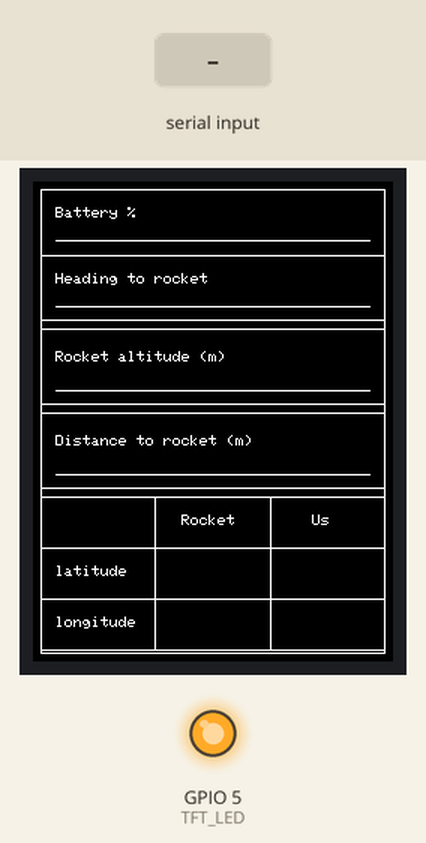
Simulated run of this sketch. Board: ESP32. Parts: 240×320 colour display, output pins drawn as LEDs (lit = HIGH). Inputs (shaded band) come from the test bench. What the sketch prints to the serial monitor is not drawn.

Above: at 2.5 s.
2.6 s: "battery:1\n" received over Serial
4.1 s: "rocketaltitude:1\n" received over Serial
5.6 s: "headingtorocket:1\n" received over Serial
At 6.3 s:
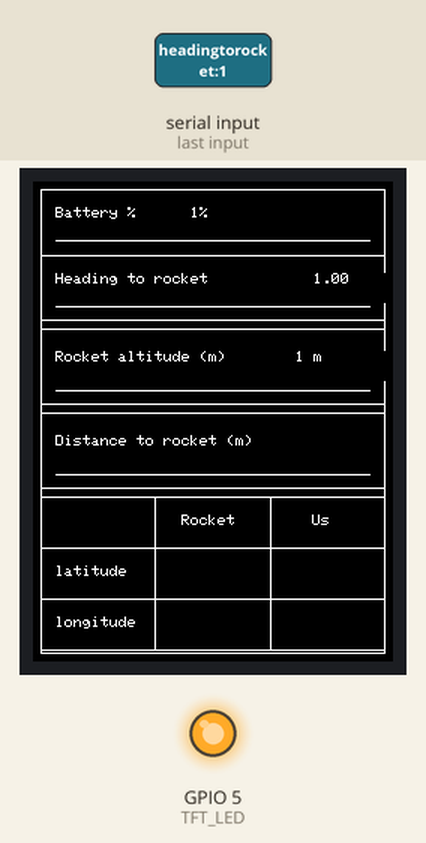
7.1 s: "distancetorocket:1\n" received over Serial
8.6 s: "rocketlatitude:1\n" received over Serial
At 10.0 s:
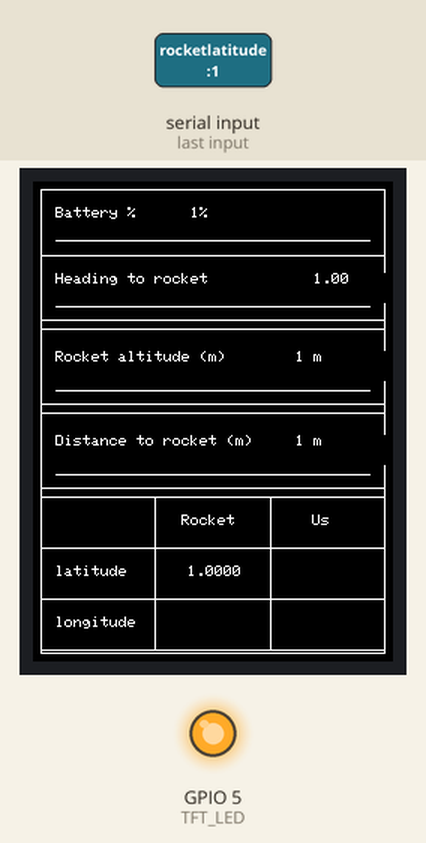
Timing chart, 0 to 11.1 s (numbered marks = the images above; inputs shaded):
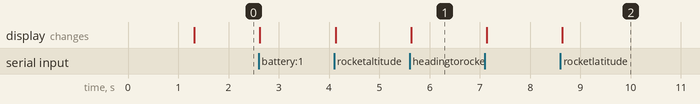

The sketch:

New_code_for_ILI9341_and_esp.ino
```cpp
#include <Arduino.h>
#include <string.h>
#include <SPI.h>
#include <Adafruit_GFX.h>
#include <Adafruit_ILI9341.h>

// Pins for ESP-WROOM with Adafruit ILI9341 display
#define TFT_MISO 19
#define TFT_LED 5
#define TFT_SCK 18
#define TFT_MOSI 23
#define TFT_DC 2
#define TFT_RESET 4
#define TFT_CS 15

// Initialize display with ESP-WROOM pins
Adafruit_ILI9341 tft = Adafruit_ILI9341(TFT_CS, TFT_DC, TFT_MOSI, TFT_SCK, TFT_RESET, TFT_MISO);

// Check if the board has a single or dual core
#if CONFIG_FREERTOS_UNICORE
static const BaseType_t app_cpu = 0;
#else
static const BaseType_t app_cpu = 1;
#endif

// Define message types for the unified queue
#define MSG_BATTERY 1
#define MSG_HEADING 2
#define MSG_ALTITUDE 3
#define MSG_DISTANCE 4
#define MSG_ROCKET_LAT 5
#define MSG_ROCKET_LONG 6
#define MSG_US_LAT 7
#define MSG_US_LONG 8

// Define a unified message structure
typedef struct {
  uint8_t msgType;      // Type of message
  union {
    int intValue;       // For battery, altitude, distance
    float floatValue;   // For heading, latitude, longitude
  };
} Message_t;

// Single queue handle
QueueHandle_t dataQueue;

// Constants for drawing
#define BACKGROUND_COLOR ILI9341_BLACK
#define TEXT_COLOR ILI9341_WHITE
#define LINE_COLOR ILI9341_WHITE

// Global variables for layout
int screenWidth, screenHeight;
int marginX = 5, marginY = 5;
int formWidth, formHeight;
int sectionSpacing = 5;
int totalSections = 4;
int totalSpacing;
int headerHeight, fieldHeight, tableHeight;

// Current values for display (to avoid redrawing unchanged values)
int currentBattery = 0;
float currentHeading = 0.0;
int currentAltitude = 0;
int currentDistance = 0;
float currentRocketLat = 0.0;
float currentRocketLong = 0.0;
float currentUsLat = 0.0;
float currentUsLong = 0.0;

// Function to normalize input (remove spaces and make lowercase)
String normalizeInput(String input) {
  input.trim();              // Remove leading/trailing spaces
  input.toLowerCase();       // Convert to lowercase
  input.replace(" ", "");    // Remove all spaces
  return input;
}

// Forward declarations of LCD drawing functions
void drawRocketTrackingForm();
void updateBatteryPercentage(int percentage);
void updateHeading(float heading);
void updateAltitude(int altitude);
void updateDistance(int distance);
void updateRocketLatitude(float latitude);
void updateRocketLongitude(float longitude);
void updateUsLatitude(float latitude);
void updateUsLongitude(float longitude);

// Function to read serial input and parse values
void readSerialInput() {
  if (Serial.available()) {
    String input = Serial.readStringUntil('\n'); // Read input line
    input.trim();                                // Remove spaces

    // Extract the keyword part and normalize it
    int colonIndex = input.indexOf(':');
    if (colonIndex == -1) return;               // Ignore if no colon is found

    String keyPart = input.substring(0, colonIndex);
    keyPart = normalizeInput(keyPart);          // Normalize keyword

    String numStr = input.substring(colonIndex + 1);
    numStr.trim(); // Remove spaces

    // Create a message to send to the queue
    Message_t msg;

    // Parse the value based on the key
    if (keyPart == "battery") {
      msg.msgType = MSG_BATTERY;
      msg.intValue = numStr.toInt();
      xQueueSend(dataQueue, &msg, portMAX_DELAY);
    }
    else if (keyPart == "headingtorocket") {
      msg.msgType = MSG_HEADING;
      msg.floatValue = numStr.toFloat();
      xQueueSend(dataQueue, &msg, portMAX_DELAY);
    }
    else if (keyPart == "rocketaltitude") {
      msg.msgType = MSG_ALTITUDE;
      msg.intValue = numStr.toInt();
      xQueueSend(dataQueue, &msg, portMAX_DELAY);
    }
    else if (keyPart == "distancetorocket") {
      msg.msgType = MSG_DISTANCE;
      msg.intValue = numStr.toInt();
      xQueueSend(dataQueue, &msg, portMAX_DELAY);
    }
    else if (keyPart == "rocketlatitude") {
      msg.msgType = MSG_ROCKET_LAT;
      msg.floatValue = numStr.toFloat();
      xQueueSend(dataQueue, &msg, portMAX_DELAY);
    }
    else if (keyPart == "rocketlongitude") {
      msg.msgType = MSG_ROCKET_LONG;
      msg.floatValue = numStr.toFloat();
      xQueueSend(dataQueue, &msg, portMAX_DELAY);
    }
    else if (keyPart == "uslatitude") {
      msg.msgType = MSG_US_LAT;
      msg.floatValue = numStr.toFloat();
      xQueueSend(dataQueue, &msg, portMAX_DELAY);
    }
    else if (keyPart == "uslongitude") {
      msg.msgType = MSG_US_LONG;
      msg.floatValue = numStr.toFloat();
      xQueueSend(dataQueue, &msg, portMAX_DELAY);
    }
  }
}

// Task to read serial input
void serialInputTask(void* parameters) {
  while (1) {
    readSerialInput();
    vTaskDelay(50 / portTICK_PERIOD_MS); // Reduced delay for faster response
  }
}

// Task to process messages and update display
void processDataTask(void* parameters) {
  Message_t msg;

  while (1) {
    if (xQueueReceive(dataQueue, &msg, portMAX_DELAY) == pdTRUE) {
      // Process the message based on its type
      switch (msg.msgType) {
      case MSG_BATTERY:
        if (currentBattery != msg.intValue) {
          currentBattery = msg.intValue;
          updateBatteryPercentage(msg.intValue);
          Serial.print("Battery: ");
          Serial.print(msg.intValue);
          Serial.println("%");
        }
        break;

      case MSG_HEADING:
        if (currentHeading != msg.floatValue) {
          currentHeading = msg.floatValue;
          updateHeading(msg.floatValue);
          Serial.print("Heading to Rocket: ");
          Serial.print(msg.floatValue);
          Serial.println("°");
        }
        break;

      case MSG_ALTITUDE:
        if (currentAltitude != msg.intValue) {
          currentAltitude = msg.intValue;
          updateAltitude(msg.intValue);
          Serial.print("Rocket Altitude: ");
          Serial.print(msg.intValue);
          Serial.println("m");
        }
        break;

      case MSG_DISTANCE:
        if (currentDistance != msg.intValue) {
          currentDistance = msg.intValue;
          updateDistance(msg.intValue);
          Serial.print("Distance to Rocket: ");
          Serial.print(msg.intValue);
          Serial.println("m");
        }
        break;

      case MSG_ROCKET_LAT:
        if (currentRocketLat != msg.floatValue) {
          currentRocketLat = msg.floatValue;
          updateRocketLatitude(msg.floatValue);
          Serial.print("Rocket Latitude: ");
          Serial.print(msg.floatValue);
          Serial.println("°");
        }
        break;

      case MSG_ROCKET_LONG:
        if (currentRocketLong != msg.floatValue) {
          currentRocketLong = msg.floatValue;
          updateRocketLongitude(msg.floatValue);
          Serial.print("Rocket Longitude: ");
          Serial.print(msg.floatValue);
          Serial.println("°");
        }
        break;

      case MSG_US_LAT:
        if (currentUsLat != msg.floatValue) {
          currentUsLat = msg.floatValue;
          updateUsLatitude(msg.floatValue);
          Serial.print("Our Latitude: ");
          Serial.print(msg.floatValue);
          Serial.println("°");
        }
        break;

      case MSG_US_LONG:
        if (currentUsLong != msg.floatValue) {
          currentUsLong = msg.floatValue;
          updateUsLongitude(msg.floatValue);
          Serial.print("Our Longitude: ");
          Serial.print(msg.floatValue);
          Serial.println("°");
        }
        break;
      }
    }
  }
}

// Function to draw the rocket tracking form in vertical orientation
void drawRocketTrackingForm() {
  // Get screen dimensions
  screenWidth = tft.width();
  screenHeight = tft.height();

  // Calculate usable area
  formWidth = screenWidth - (2 * marginX);
  formHeight = screenHeight - (2 * marginY);

  // Calculate section heights to fill the entire screen
  totalSpacing = sectionSpacing * (totalSections - 1);

  // Adjusted proportions
  headerHeight = (formHeight - totalSpacing) * 0.15; // 2 headers = 30% total
  fieldHeight = (formHeight - totalSpacing) * 0.175; // 17.5%
  tableHeight = (formHeight - totalSpacing) * 0.35; // 35%

  // Adjust text size based on screen dimensions
  int bigTextSize = max(1, min(3, screenWidth / 130));
  int smallTextSize = max(1, bigTextSize - 1);

  // Clear the screen
  tft.fillScreen(BACKGROUND_COLOR);

  // Draw the main form border
  tft.drawRect(marginX, marginY, formWidth, formHeight, LINE_COLOR);

  // Set text properties
  tft.setTextColor(TEXT_COLOR);
  tft.setTextSize(smallTextSize);

  // Current Y position tracker
  int currentY = marginY;

  // 1. HEADER SECTION - Battery and Heading
  // Draw header box
  tft.drawRect(marginX, currentY, formWidth, headerHeight * 2, LINE_COLOR);
  tft.drawFastHLine(marginX, currentY + headerHeight, formWidth, LINE_COLOR); // Divider

  // Battery label
  tft.setCursor(marginX + 10, currentY + (headerHeight / 2) - 10);
  tft.print("Battery %");
  tft.drawFastHLine(marginX + 10, currentY + headerHeight - 10, formWidth - 20, LINE_COLOR);

  // Heading label
  tft.setCursor(marginX + 10, currentY + headerHeight + (headerHeight / 2) - 10);
  tft.print("Heading to rocket");  // Updated label to indicate degrees
  tft.drawFastHLine(marginX + 10, currentY + (headerHeight * 2) - 10, formWidth - 20, LINE_COLOR);

  // Update current Y position
  currentY += headerHeight * 2 + sectionSpacing;

  // 2. ALTITUDE SECTION
  tft.drawRect(marginX, currentY, formWidth, fieldHeight, LINE_COLOR);
  tft.setCursor(marginX + 10, currentY + (fieldHeight / 2) - 10);
  tft.print("Rocket altitude (m)");
  tft.drawFastHLine(marginX + 10, currentY + fieldHeight - 10, formWidth - 20, LINE_COLOR);

  // Update current Y position
  currentY += fieldHeight + sectionSpacing;

  // 3. DISTANCE SECTION
  tft.drawRect(marginX, currentY, formWidth, fieldHeight, LINE_COLOR);
  tft.setCursor(marginX + 10, currentY + (fieldHeight / 2) - 10);
  tft.print("Distance to rocket (m)");
  tft.drawFastHLine(marginX + 10, currentY + fieldHeight - 10, formWidth - 20, LINE_COLOR);

  // Update current Y position
  currentY += fieldHeight + sectionSpacing;

  // 4. COORDINATES TABLE (3x3 layout)
  int tableStartY = currentY;
  int tableWidth = formWidth;
  int rowHeight = tableHeight / 3; // Three rows

  // Calculate column widths for 3 columns
  int labelColWidth = tableWidth / 3;
  int dataColWidth = (tableWidth - labelColWidth) / 2;

  // Draw table outer border
  tft.drawRect(marginX, tableStartY, tableWidth, tableHeight, LINE_COLOR);

  // Draw horizontal dividers for rows
  for (int i = 1; i < 3; i++) {
    tft.drawFastHLine(marginX, tableStartY + (rowHeight * i), tableWidth, LINE_COLOR);
  }

  // Draw vertical dividers for columns
  tft.drawFastVLine(marginX + labelColWidth, tableStartY, tableHeight, LINE_COLOR); // After labels
  tft.drawFastVLine(marginX + labelColWidth + dataColWidth, tableStartY, tableHeight, LINE_COLOR); // Between data

  // Table headers (top row)
  // Column 2 header: "Rocket"
  int rocketX = marginX + labelColWidth + (dataColWidth / 2) - 20;
  tft.setCursor(rocketX, tableStartY + (rowHeight / 2) - 5);
  tft.print("Rocket");

  // Column 3 header: "Us"
  int usX = marginX + labelColWidth + dataColWidth + (dataColWidth / 2) - 10;
  tft.setCursor(usX, tableStartY + (rowHeight / 2) - 5);
  tft.print("Us");

  // Row labels (first column, rows 2 and 3)
  int labelX = marginX + 10;

  // Row 2: "latitude"
  int latitudeY = tableStartY + rowHeight + (rowHeight / 2) - 5;
  tft.setCursor(labelX, latitudeY);
  tft.print("latitude");

  // Row 3: "longitude"
  int longitudeY = tableStartY + (rowHeight * 2) + (rowHeight / 2) - 5;
  tft.setCursor(labelX, longitudeY);
  tft.print("longitude");
}

// Optimized update functions that only redraw when values change
void updateBatteryPercentage(int percentage) {
  int valueX = marginX + 100; // Position after the label
  int valueY = marginY + (headerHeight / 2) - 10;

  // Clear previous value area
  tft.fillRect(valueX, valueY, 70, 20, BACKGROUND_COLOR);

  // Display new value
  char buffer[10];
  sprintf(buffer, "%d%%", percentage);
  tft.setTextColor(TEXT_COLOR);
  tft.setCursor(valueX, valueY);
  tft.print(buffer);
}

void updateHeading(float heading) {
  int valueX = marginX + 170; // Position after the label
  int valueY = marginY + headerHeight + (headerHeight / 2) - 10;

  // Clear previous value area
  tft.fillRect(valueX, valueY, 100, 20, BACKGROUND_COLOR);

  // Display new value
  char buffer[15];
  dtostrf(heading, 6, 2, buffer); // Convert float to string with 2 decimal places
  strcat(buffer, "");            // Add the degree symbol
  tft.setTextColor(TEXT_COLOR);
  tft.setCursor(valueX, valueY);
  tft.print(buffer);
}

void updateAltitude(int altitude) {
  int valueX = marginX + 170; // Position after the label
  int valueY = marginY + (headerHeight * 2) + sectionSpacing + (fieldHeight / 2) - 10;

  // Clear previous value area
  tft.fillRect(valueX, valueY, 100, 20, BACKGROUND_COLOR);

  // Display new value
  char buffer[15];
  sprintf(buffer, "%d m", altitude);
  tft.setTextColor(TEXT_COLOR);
  tft.setCursor(valueX, valueY);
  tft.print(buffer);
}

void updateDistance(int distance) {
  int valueX = marginX + 170; // Position after the label
  int valueY = marginY + (headerHeight * 2) + sectionSpacing + fieldHeight + sectionSpacing + (fieldHeight / 2) - 10;

  // Clear previous value area
  tft.fillRect(valueX, valueY, 100, 20, BACKGROUND_COLOR);

  // Display new value
  char buffer[15];
  sprintf(buffer, "%d m", distance);
  tft.setTextColor(TEXT_COLOR);
  tft.setCursor(valueX, valueY);
  tft.print(buffer);
}

void updateRocketLatitude(float latitude) {
  int tableStartY = marginY + (headerHeight * 2) + (sectionSpacing * 3) + (fieldHeight * 2);
  int rowHeight = tableHeight / 3;
  int labelColWidth = formWidth / 3;
  int dataColWidth = (formWidth - labelColWidth) / 2;

  int valueX = marginX + labelColWidth + 10;
  int valueY = tableStartY + rowHeight + (rowHeight / 2) - 5;

  // Clear previous value area
  tft.fillRect(valueX, valueY, dataColWidth - 20, 20, BACKGROUND_COLOR);

  // Display new value
  char buffer[15];
  dtostrf(latitude, 8, 4, buffer); // Convert float to string with 4 decimal places
  tft.setTextColor(TEXT_COLOR);
  tft.setCursor(valueX, valueY);
  tft.print(buffer);
}

void updateUsLatitude(float latitude) {
  int tableStartY = marginY + (headerHeight * 2) + (sectionSpacing * 3) + (fieldHeight * 2);
  int rowHeight = tableHeight / 3;
  int labelColWidth = formWidth / 3;
  int dataColWidth = (formWidth - labelColWidth) / 2;

  int valueX = marginX + labelColWidth + dataColWidth + 10;
  int valueY = tableStartY + rowHeight + (rowHeight / 2) - 5;

  // Clear previous value area
  tft.fillRect(valueX, valueY, dataColWidth - 20, 20, BACKGROUND_COLOR);

  // Display new value
  char buffer[15];
  dtostrf(latitude, 8, 4, buffer); // Convert float to string with 4 decimal places
  tft.setTextColor(TEXT_COLOR);
  tft.setCursor(valueX, valueY);
  tft.print(buffer);
}

void updateRocketLongitude(float longitude) {
  int tableStartY = marginY + (headerHeight * 2) + (sectionSpacing * 3) + (fieldHeight * 2);
  int rowHeight = tableHeight / 3;
  int labelColWidth = formWidth / 3;
  int dataColWidth = (formWidth - labelColWidth) / 2;

  int valueX = marginX + labelColWidth + 10;
  int valueY = tableStartY + (rowHeight * 2) + (rowHeight / 2) - 5;

  // Clear previous value area
  tft.fillRect(valueX, valueY, dataColWidth - 20, 20, BACKGROUND_COLOR);

  // Display new value
  char buffer[15];
  dtostrf(longitude, 8, 4, buffer); // Convert float to string with 4 decimal places
  tft.setTextColor(TEXT_COLOR);
  tft.setCursor(valueX, valueY);
  tft.print(buffer);
}

void updateUsLongitude(float longitude) {
  int tableStartY = marginY + (headerHeight * 2) + (sectionSpacing * 3) + (fieldHeight * 2);
  int rowHeight = tableHeight / 3;
  int labelColWidth = formWidth / 3;
  int dataColWidth = (formWidth - labelColWidth) / 2;

  int valueX = marginX + labelColWidth + dataColWidth + 10;
  int valueY = tableStartY + (rowHeight * 2) + (rowHeight / 2) - 5;

  // Clear previous value area
  tft.fillRect(valueX, valueY, dataColWidth - 20, 20, BACKGROUND_COLOR);

  // Display new value
  char buffer[15];
  dtostrf(longitude, 8, 4, buffer); // Convert float to string with 4 decimal places
  tft.setTextColor(TEXT_COLOR);
  tft.setCursor(valueX, valueY);
  tft.print(buffer);
}

// Function to send an initial data set to the queue
void setInitialValues() {
  Message_t msg;

  // Battery
  msg.msgType = MSG_BATTERY;
  msg.intValue = 0;
  xQueueSend(dataQueue, &msg, portMAX_DELAY);

  // Heading
  msg.msgType = MSG_HEADING;
  msg.floatValue = 0.0;
  xQueueSend(dataQueue, &msg, portMAX_DELAY);

  // Altitude
  msg.msgType = MSG_ALTITUDE;
  msg.intValue = 0;
  xQueueSend(dataQueue, &msg, portMAX_DELAY);

  // Distance
  msg.msgType = MSG_DISTANCE;
  msg.intValue = 0;
  xQueueSend(dataQueue, &msg, portMAX_DELAY);

  // Rocket Latitude
  msg.msgType = MSG_ROCKET_LAT;
  msg.floatValue = 0.0;
  xQueueSend(dataQueue, &msg, portMAX_DELAY);

  // Rocket Longitude
  msg.msgType = MSG_ROCKET_LONG;
  msg.floatValue = 0.0;
  xQueueSend(dataQueue, &msg, portMAX_DELAY);

  // Us Latitude
  msg.msgType = MSG_US_LAT;
  msg.floatValue = 0.0;
  xQueueSend(dataQueue, &msg, portMAX_DELAY);

  // Us Longitude
  msg.msgType = MSG_US_LONG;
  msg.floatValue = 0.0;
  xQueueSend(dataQueue, &msg, portMAX_DELAY);
}

// Setup function
void setup() {
  Serial.begin(115200);
  vTaskDelay(1000 / portTICK_PERIOD_MS); // Small delay to stabilize Serial

  // Initialize display
  tft.begin();
  tft.setRotation(0); // Portrait mode
  tft.fillScreen(BACKGROUND_COLOR);

  // LED backlight control for ESP-WROOM
  pinMode(TFT_LED, OUTPUT);
  digitalWrite(TFT_LED, HIGH); // Turn on backlight

  // Draw the UI form
  drawRocketTrackingForm();

  Serial.println("\n--- FreeRTOS Rocket Tracking System ---");
  Serial.println("Enter values in the format: 'parameter: value'");
  Serial.println("Example: 'battery: 75' or 'headingtorocket: 45.5'");

  // Create the unified queue (can hold up to 10 messages)
  dataQueue = xQueueCreate(10, sizeof(Message_t));

  // Create tasks
  xTaskCreatePinnedToCore(serialInputTask, "SerialInput", 2048, NULL, 1, NULL, app_cpu);
  xTaskCreatePinnedToCore(processDataTask, "ProcessData", 3072, NULL, 2, NULL, app_cpu);

  // Initialize with default values
  setInitialValues();
}

void loop() {
  // Unused as FreeRTOS tasks handle everything
  vTaskDelete(NULL); // Delete the loop task
}
```

Measured:
- after the input at 5.6 s, the display: changes at once (image 1)
- after the input at 8.6 s, the display: changes at once (image 2)
